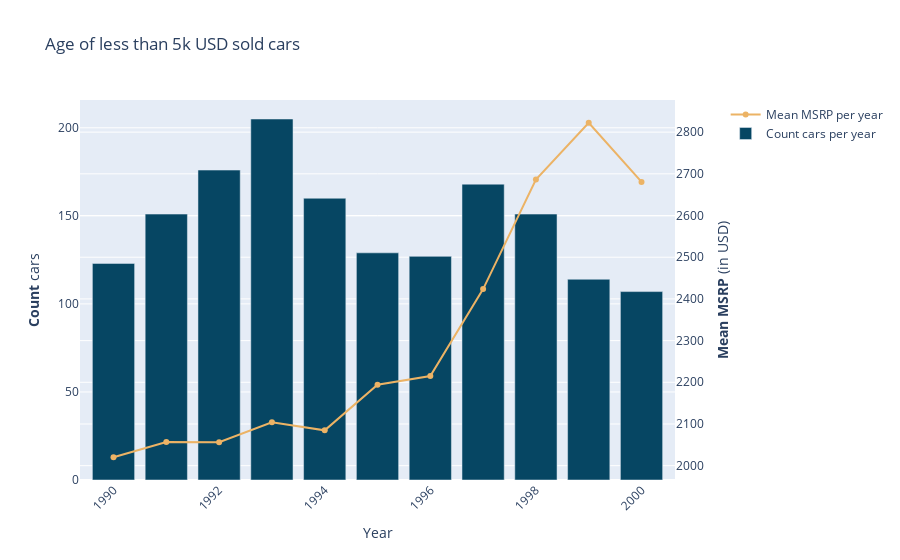

The cell this chart's notebook holds for it:
### Code cell
# Create figure with secondary y-axis
fig = make_subplots(specs=[[{"secondary_y": True}]])

fig.add_trace(
    go.Scatter(x=below_5k_per_year_mean.index, 
               y=below_5k_per_year_mean, 
               name="Mean MSRP per year",
               marker_color=colors[0]),
    secondary_y=True,
)

fig.add_trace(go.Bar(
    x=below_5k_per_year_count.index,
    y=below_5k_per_year_count,
    name='Count cars per year',
    marker_color=colors[1]
))

# Set x-axis title
fig.update_xaxes(title_text="Year")

# Set y-axes titles
fig.update_yaxes(title_text="<b>Count</b> cars", secondary_y=False)
fig.update_yaxes(title_text="<b>Mean MSRP</b> (in USD)", secondary_y=True)

# Here we modify the tickangle of the xaxis, resulting in rotated labels.
fig.update_layout(barmode='group', 
                  xaxis_tickangle=-45,
                  title_text='Age of less than 5k USD sold cars')

fig.show()

### Figure 1 — Plotly figure (JSON) as saved in the notebook; plotly's stock layout.template omitted (floating-point values rounded to 4 significant figures)
{"data": [{"marker": {"color": "#ECB365"}, "name": "Mean MSRP per year", "type": "scatter", "x": [1990, 1991, 1992, 1993, 1994, 1995, 1996, 1997, 1998, 1999, 2000], "xaxis": "x", "y": [2020.0, 2057.0, 2056.0, 2104.0, 2085.0, 2194.0, 2215.0, 2424.0, 2686.0, 2823.0, 2681.0], "yaxis": "y2"}, {"marker": {"color": "#064663"}, "name": "Count cars per year", "type": "bar", "x": [1990, 1991, 1992, 1993, 1994, 1995, 1996, 1997, 1998, 1999, 2000], "y": [123, 151, 176, 205, 160, 129, 127, 168, 151, 114, 107]}], "layout": {"barmode": "group", "title": {"text": "Age of less than 5k USD sold cars"}, "xaxis": {"anchor": "y", "domain": [0, 0.94], "tickangle": -45, "title": {"text": "Year"}}, "yaxis": {"anchor": "x", "domain": [0, 1], "title": {"text": "<b>Count</b> cars"}}, "yaxis2": {"anchor": "x", "overlaying": "y", "side": "right", "title": {"text": "<b>Mean MSRP</b> (in USD)"}}}}
